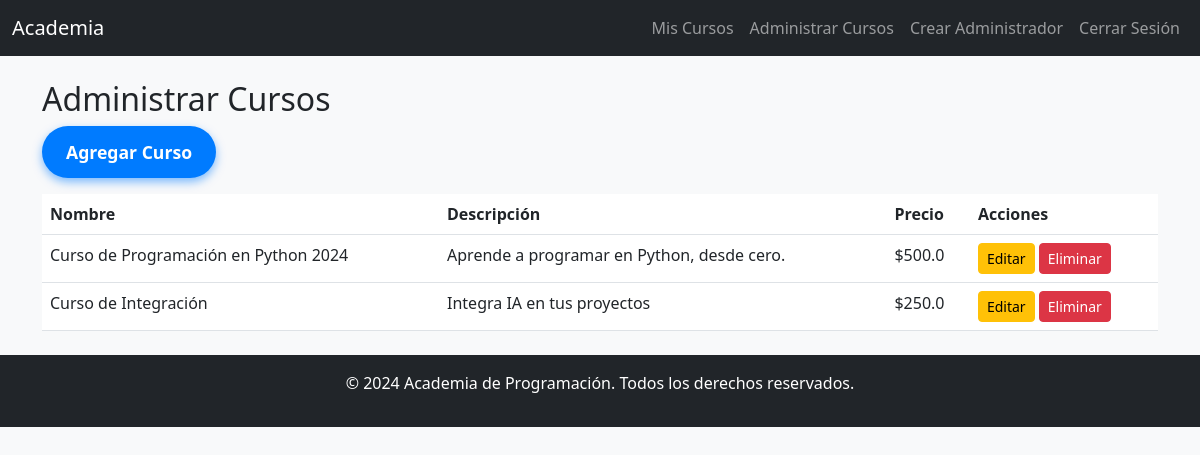
/admin/courses (signed in), run on an earlier commit of the app's database.
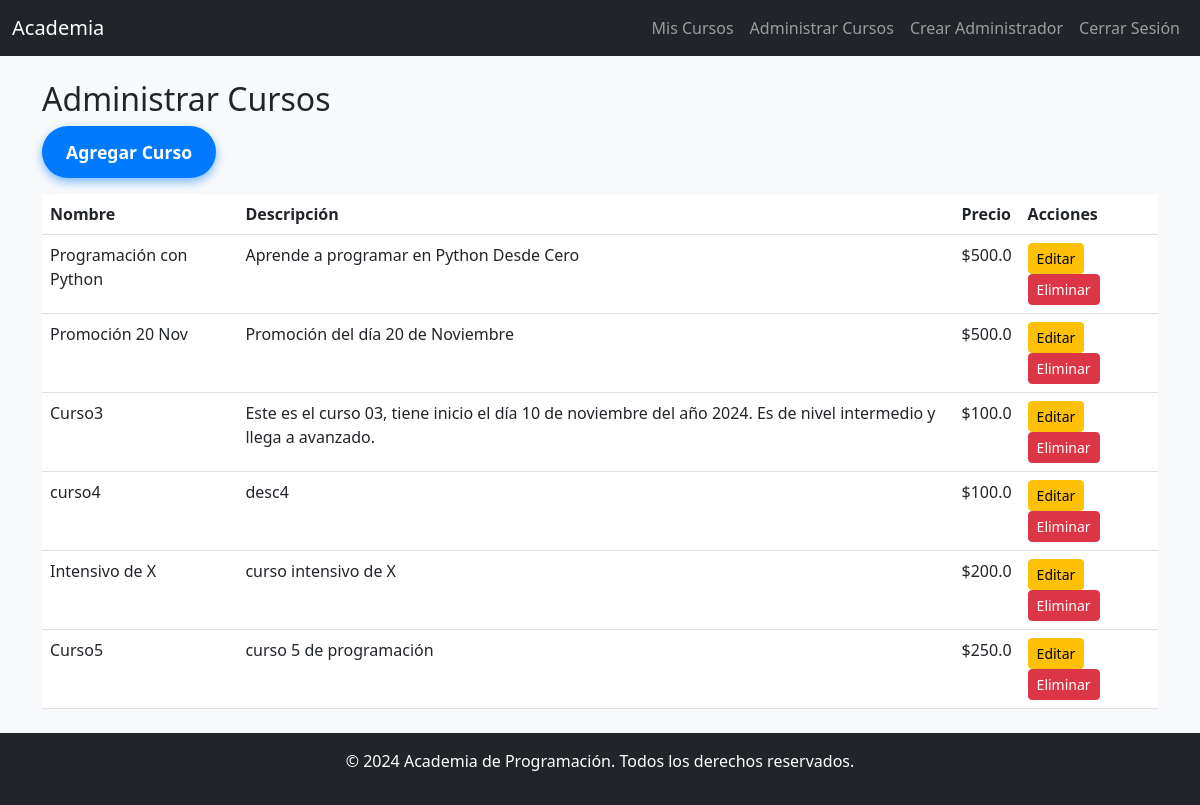
And on a later commit of the database.
### app/models.py (models this page shows)
class Course(db.Model):
    id = db.Column(db.Integer, primary_key=True)
    name = db.Column(db.String(120), nullable=False)
    description = db.Column(db.Text, nullable=False)
    price = db.Column(db.Float, nullable=False)
    promo_image = db.Column(db.String(200), nullable=True)  # URL to the promotional image
    syllabus = db.Column(db.String(200), nullable=True)  # URL to the syllabus PDF
    start_date = db.Column(db.Date, nullable=True)  # Fecha de inicio
    class_days = db.Column(db.String(200), nullable=True)  # Días de clase
    class_time = db.Column(db.String(50), nullable=True)  # Horario

### app/routes.py (the view)
@bp.route("/admin/courses")
@admin_required
def admin_courses():
    courses = Course.query.all()
    return render_template("admin_courses.html", courses=courses)

### app/routes.py (called while the page is built)
def admin_required(f):
    @wraps(f)
    def decorated_function(*args, **kwargs):
        if not session.get("user_id") or not session.get("is_admin"):
            abort(403)  # Prohibido si no es administrador
        return f(*args, **kwargs)
    return decorated_function

### app/templates/admin_courses.html (shortened to what this page needs)
{% extends "base.html" %}
{% block content %}
<h2>Administrar Cursos</h2>
<a href="{{ url_for('main.add_course') }}" class="btn btn-primary mb-3">Agregar Curso</a>
<table class="table">
    <thead>
        <tr>
            <th>Nombre</th>
            <th>Descripción</th>
            <th>Precio</th>
            <th>Acciones</th>
        </tr>
    </thead>
    <tbody>
        {% for course in courses %}
        <tr>
            <td>{{ course.name }}</td>
            <td>{{ course.description }}</td>
            <td>${{ course.price }}</td>
            <td>
                <a href="{{ url_for('main.edit_course', course_id=course.id) }}" class="btn btn-warning btn-sm">Editar</a>
                <form method="POST" action="{{ url_for('main.delete_course', course_id=course.id) }}" style="display:inline;">
                    <button type="submit" class="btn btn-danger btn-sm">Eliminar</button>
                </form>
            </td>
        </tr>
        {% endfor %}
    </tbody>
</table>
{% endblock %}

### app/templates/base.html (shortened to what this page needs)
<!DOCTYPE html>
<html lang="en">
<head>
    <link href="https://cdnjs.cloudflare.com/ajax/libs/font-awesome/5.15.4/css/all.min.css" rel="stylesheet">
    <link href="https://cdn.jsdelivr.net/npm/bootstrap@5.3.0-alpha1/dist/css/bootstrap.min.css" rel="stylesheet">
    <link href="{{ url_for('static', filename='styles.css') }}" rel="stylesheet">
</head>
<body>
    <nav class="navbar navbar-expand-lg navbar-dark bg-dark">
        <div class="container-fluid">
            <a class="navbar-brand" href="{{ url_for('main.index') }}">Academia</a>
            <div class="collapse navbar-collapse" id="navbarNav">
                <ul class="navbar-nav ms-auto">
                    {% if session.get('user_id') %}
                        <li class="nav-item">
                            <a class="nav-link" href="{{ url_for('main.user_courses') }}">Mis Cursos</a>
                        </li>
                        {% if session.get('is_admin') %}
                            <li class="nav-item">
                                <a class="nav-link" href="{{ url_for('main.admin_courses') }}">Administrar Cursos</a>
                            </li>
                            <li class="nav-item">
                                <a class="nav-link" href="{{ url_for('main.create_admin') }}">Crear Administrador</a>
                            </li>
                        {% endif %}
                        <li class="nav-item">
                            <a class="nav-link" href="{{ url_for('main.logout') }}">Cerrar Sesión</a>
                        </li>
                    {% endif %}
                </ul>
            </div>
        </div>
    </nav>
    <div class="container mt-4">
        {% block content %}{% endblock %}
    </div>
    <footer class="bg-dark text-white text-center py-3 mt-4">
        <p>&copy; 2024 Academia de Programación. Todos los derechos reservados.</p>
    </footer>
</body>
</html>

### app/static/styles.css (style rules this page uses)
body { background-color: #f8f9fa; }
h1, h2 { margin-top: 20px; }
.btn-primary { font-size: 1.1rem; font-weight: bold; background-color: #007bff; border: none; padding: 0.8rem 1.5rem; border-radius: 30px; box-shadow: 0px 4px 10px rgba(0, 123, 255, 0.5); transition: transform 0.2s, box-shadow 0.2s; }

What changed in the data, as far as the page shows it:
removed Course: name "Curso de Integración", description "Integra IA en tus proyectos", price "250.0"
changed Course: name "Curso de Programación en Python 2024" → "Programación con Python"; description "Aprende a programar en Python, desde cero." → "Aprende a programar en Python Desde Cero"
added Course: name "Promoción 20 Nov", description "Promoción del día 20 de Noviembre", price "500.0"
added Course: name "Curso3", description "Este es el curso 03, tiene inicio el día 10 de noviembre del año 2024. Es de nivel intermedio y llega a avanzado.", price "100.0"
added Course: name "curso4", description "desc4", price "100.0"
added Course: name "Intensivo de X", description "curso intensivo de X", price "200.0"
added Course: name "Curso5", description "curso 5 de programación", price "250.0"
